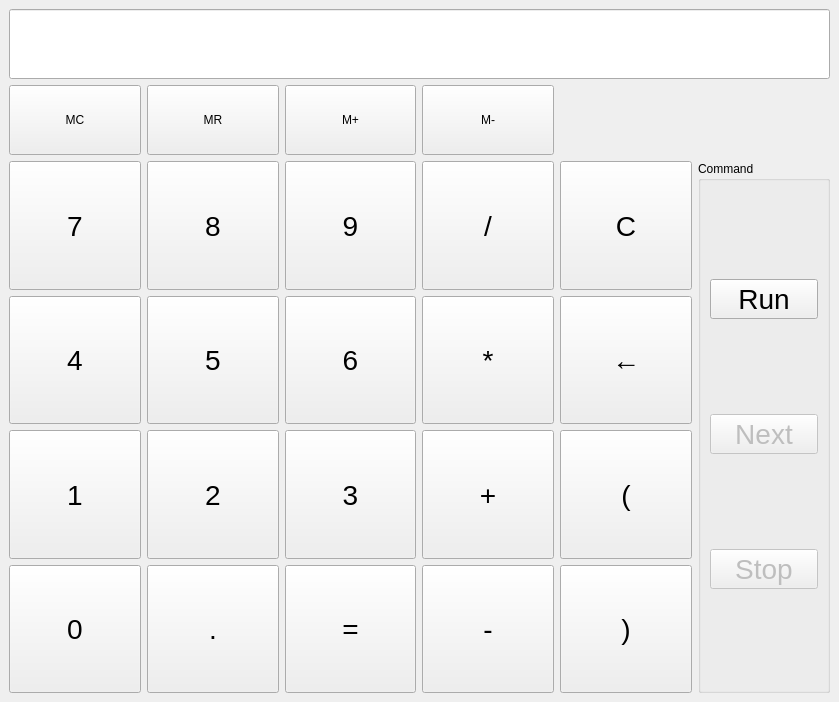
<?xml version="1.0" encoding="UTF-8"?>
<ui version="4.0">
 <class>MainWindow</class>
 <widget class="QMainWindow" name="MainWindow">
  <property name="geometry">
   <rect>
    <x>0</x>
    <y>0</y>
    <width>839</width>
    <height>702</height>
   </rect>
  </property>
  <property name="windowTitle">
   <string>MainWindow</string>
  </property>
  <widget class="QWidget" name="centralwidget">
   <layout class="QGridLayout" name="gridLayout">
    <item row="2" column="2">
     <widget class="QPushButton" name="d9">
      <property name="sizePolicy">
       <sizepolicy hsizetype="Minimum" vsizetype="Minimum">
        <horstretch>0</horstretch>
        <verstretch>0</verstretch>
       </sizepolicy>
      </property>
      <property name="styleSheet">
       <string notr="true">font-size: 28px;</string>
      </property>
      <property name="text">
       <string>9</string>
      </property>
     </widget>
    </item>
    <item row="3" column="0">
     <widget class="QPushButton" name="d4">
      <property name="sizePolicy">
       <sizepolicy hsizetype="Minimum" vsizetype="Minimum">
        <horstretch>0</horstretch>
        <verstretch>0</verstretch>
       </sizepolicy>
      </property>
      <property name="styleSheet">
       <string notr="true">font-size: 28px;</string>
      </property>
      <property name="text">
       <string>4</string>
      </property>
     </widget>
    </item>
    <item row="4" column="1">
     <widget class="QPushButton" name="d2">
      <property name="sizePolicy">
       <sizepolicy hsizetype="Minimum" vsizetype="Minimum">
        <horstretch>0</horstretch>
        <verstretch>0</verstretch>
       </sizepolicy>
      </property>
      <property name="styleSheet">
       <string notr="true">font-size: 28px;</string>
      </property>
      <property name="text">
       <string>2</string>
      </property>
     </widget>
    </item>
    <item row="0" column="0" colspan="6">
     <widget class="QLineEdit" name="result">
      <property name="minimumSize">
       <size>
        <width>0</width>
        <height>70</height>
       </size>
      </property>
      <property name="styleSheet">
       <string notr="true">font-size: 28px;</string>
      </property>
      <property name="readOnly">
       <bool>true</bool>
      </property>
     </widget>
    </item>
    <item row="5" column="0">
     <widget class="QPushButton" name="d0">
      <property name="sizePolicy">
       <sizepolicy hsizetype="Minimum" vsizetype="Minimum">
        <horstretch>0</horstretch>
        <verstretch>0</verstretch>
       </sizepolicy>
      </property>
      <property name="styleSheet">
       <string notr="true">font-size: 28px;</string>
      </property>
      <property name="text">
       <string>0</string>
      </property>
     </widget>
    </item>
    <item row="3" column="2">
     <widget class="QPushButton" name="d6">
      <property name="sizePolicy">
       <sizepolicy hsizetype="Minimum" vsizetype="Minimum">
        <horstretch>0</horstretch>
        <verstretch>0</verstretch>
       </sizepolicy>
      </property>
      <property name="styleSheet">
       <string notr="true">font-size: 28px;</string>
      </property>
      <property name="text">
       <string>6</string>
      </property>
     </widget>
    </item>
    <item row="5" column="1">
     <widget class="QPushButton" name="point">
      <property name="sizePolicy">
       <sizepolicy hsizetype="Minimum" vsizetype="Minimum">
        <horstretch>0</horstretch>
        <verstretch>0</verstretch>
       </sizepolicy>
      </property>
      <property name="styleSheet">
       <string notr="true">font-size: 28px;</string>
      </property>
      <property name="text">
       <string>.</string>
      </property>
     </widget>
    </item>
    <item row="2" column="1">
     <widget class="QPushButton" name="d8">
      <property name="sizePolicy">
       <sizepolicy hsizetype="Minimum" vsizetype="Minimum">
        <horstretch>0</horstretch>
        <verstretch>0</verstretch>
       </sizepolicy>
      </property>
      <property name="styleSheet">
       <string notr="true">font-size: 28px;</string>
      </property>
      <property name="text">
       <string>8</string>
      </property>
     </widget>
    </item>
    <item row="5" column="2">
     <widget class="QPushButton" name="equals">
      <property name="sizePolicy">
       <sizepolicy hsizetype="Minimum" vsizetype="Minimum">
        <horstretch>0</horstretch>
        <verstretch>0</verstretch>
       </sizepolicy>
      </property>
      <property name="styleSheet">
       <string notr="true">font-size: 28px;</string>
      </property>
      <property name="text">
       <string>=</string>
      </property>
     </widget>
    </item>
    <item row="5" column="4">
     <widget class="QPushButton" name="closeBracket">
      <property name="sizePolicy">
       <sizepolicy hsizetype="Minimum" vsizetype="Minimum">
        <horstretch>0</horstretch>
        <verstretch>0</verstretch>
       </sizepolicy>
      </property>
      <property name="styleSheet">
       <string notr="true">font-size: 28px;</string>
      </property>
      <property name="text">
       <string>)</string>
      </property>
     </widget>
    </item>
    <item row="2" column="5" rowspan="4">
     <widget class="QGroupBox" name="groupBox">
      <property name="sizePolicy">
       <sizepolicy hsizetype="Preferred" vsizetype="Minimum">
        <horstretch>0</horstretch>
        <verstretch>0</verstretch>
       </sizepolicy>
      </property>
      <property name="title">
       <string>Command</string>
      </property>
      <layout class="QGridLayout" name="gridLayout_2">
       <item row="1" column="0">
        <widget class="QPushButton" name="next">
         <property name="enabled">
          <bool>false</bool>
         </property>
         <property name="styleSheet">
          <string notr="true">font-size: 28px;</string>
         </property>
         <property name="text">
          <string>Next</string>
         </property>
        </widget>
       </item>
       <item row="0" column="0">
        <widget class="QPushButton" name="run">
         <property name="styleSheet">
          <string notr="true">font-size: 28px;</string>
         </property>
         <property name="text">
          <string>Run</string>
         </property>
        </widget>
       </item>
       <item row="2" column="0">
        <widget class="QPushButton" name="stop">
         <property name="enabled">
          <bool>false</bool>
         </property>
         <property name="styleSheet">
          <string notr="true">font-size: 28px;</string>
         </property>
         <property name="text">
          <string>Stop</string>
         </property>
        </widget>
       </item>
      </layout>
     </widget>
    </item>
    <item row="4" column="2">
     <widget class="QPushButton" name="d3">
      <property name="sizePolicy">
       <sizepolicy hsizetype="Minimum" vsizetype="Minimum">
        <horstretch>0</horstretch>
        <verstretch>0</verstretch>
       </sizepolicy>
      </property>
      <property name="styleSheet">
       <string notr="true">font-size: 28px;</string>
      </property>
      <property name="text">
       <string>3</string>
      </property>
     </widget>
    </item>
    <item row="2" column="0">
     <widget class="QPushButton" name="d7">
      <property name="sizePolicy">
       <sizepolicy hsizetype="Minimum" vsizetype="Minimum">
        <horstretch>0</horstretch>
        <verstretch>0</verstretch>
       </sizepolicy>
      </property>
      <property name="styleSheet">
       <string notr="true">font-size: 28px;</string>
      </property>
      <property name="text">
       <string>7</string>
      </property>
     </widget>
    </item>
    <item row="4" column="3">
     <widget class="QPushButton" name="add">
      <property name="sizePolicy">
       <sizepolicy hsizetype="Minimum" vsizetype="Minimum">
        <horstretch>0</horstretch>
        <verstretch>0</verstretch>
       </sizepolicy>
      </property>
      <property name="styleSheet">
       <string notr="true">font-size: 28px;</string>
      </property>
      <property name="text">
       <string>+</string>
      </property>
     </widget>
    </item>
    <item row="5" column="3">
     <widget class="QPushButton" name="minus">
      <property name="sizePolicy">
       <sizepolicy hsizetype="Minimum" vsizetype="Minimum">
        <horstretch>0</horstretch>
        <verstretch>0</verstretch>
       </sizepolicy>
      </property>
      <property name="styleSheet">
       <string notr="true">font-size: 28px;</string>
      </property>
      <property name="text">
       <string>-</string>
      </property>
     </widget>
    </item>
    <item row="3" column="4">
     <widget class="QPushButton" name="del">
      <property name="sizePolicy">
       <sizepolicy hsizetype="Minimum" vsizetype="Minimum">
        <horstretch>0</horstretch>
        <verstretch>0</verstretch>
       </sizepolicy>
      </property>
      <property name="styleSheet">
       <string notr="true">font-size: 28px;</string>
      </property>
      <property name="text">
       <string>←</string>
      </property>
     </widget>
    </item>
    <item row="2" column="3">
     <widget class="QPushButton" name="divide">
      <property name="sizePolicy">
       <sizepolicy hsizetype="Minimum" vsizetype="Minimum">
        <horstretch>0</horstretch>
        <verstretch>0</verstretch>
       </sizepolicy>
      </property>
      <property name="styleSheet">
       <string notr="true">font-size: 28px;</string>
      </property>
      <property name="text">
       <string>/</string>
      </property>
     </widget>
    </item>
    <item row="3" column="3">
     <widget class="QPushButton" name="multiply">
      <property name="sizePolicy">
       <sizepolicy hsizetype="Minimum" vsizetype="Minimum">
        <horstretch>0</horstretch>
        <verstretch>0</verstretch>
       </sizepolicy>
      </property>
      <property name="styleSheet">
       <string notr="true">font-size: 28px;</string>
      </property>
      <property name="text">
       <string>*</string>
      </property>
     </widget>
    </item>
    <item row="4" column="0">
     <widget class="QPushButton" name="d1">
      <property name="sizePolicy">
       <sizepolicy hsizetype="Minimum" vsizetype="Minimum">
        <horstretch>0</horstretch>
        <verstretch>0</verstretch>
       </sizepolicy>
      </property>
      <property name="styleSheet">
       <string notr="true">font-size: 28px;</string>
      </property>
      <property name="text">
       <string>1</string>
      </property>
     </widget>
    </item>
    <item row="3" column="1">
     <widget class="QPushButton" name="d5">
      <property name="sizePolicy">
       <sizepolicy hsizetype="Minimum" vsizetype="Minimum">
        <horstretch>0</horstretch>
        <verstretch>0</verstretch>
       </sizepolicy>
      </property>
      <property name="styleSheet">
       <string notr="true">font-size: 28px;</string>
      </property>
      <property name="text">
       <string>5</string>
      </property>
     </widget>
    </item>
    <item row="2" column="4">
     <widget class="QPushButton" name="clear">
      <property name="sizePolicy">
       <sizepolicy hsizetype="Minimum" vsizetype="Minimum">
        <horstretch>0</horstretch>
        <verstretch>0</verstretch>
       </sizepolicy>
      </property>
      <property name="styleSheet">
       <string notr="true">font-size: 28px;</string>
      </property>
      <property name="text">
       <string>C</string>
      </property>
     </widget>
    </item>
    <item row="4" column="4">
     <widget class="QPushButton" name="openBracket">
      <property name="sizePolicy">
       <sizepolicy hsizetype="Minimum" vsizetype="Minimum">
        <horstretch>0</horstretch>
        <verstretch>0</verstretch>
       </sizepolicy>
      </property>
      <property name="styleSheet">
       <string notr="true">font-size: 28px;</string>
      </property>
      <property name="text">
       <string>(</string>
      </property>
     </widget>
    </item>
    <item row="1" column="0">
     <widget class="QPushButton" name="mc">
      <property name="sizePolicy">
       <sizepolicy hsizetype="Minimum" vsizetype="Minimum">
        <horstretch>0</horstretch>
        <verstretch>0</verstretch>
       </sizepolicy>
      </property>
      <property name="maximumSize">
       <size>
        <width>16777215</width>
        <height>70</height>
       </size>
      </property>
      <property name="text">
       <string>MC</string>
      </property>
     </widget>
    </item>
    <item row="1" column="1">
     <widget class="QPushButton" name="mr">
      <property name="sizePolicy">
       <sizepolicy hsizetype="Minimum" vsizetype="Minimum">
        <horstretch>0</horstretch>
        <verstretch>0</verstretch>
       </sizepolicy>
      </property>
      <property name="text">
       <string>MR</string>
      </property>
     </widget>
    </item>
    <item row="1" column="2">
     <widget class="QPushButton" name="mp">
      <property name="sizePolicy">
       <sizepolicy hsizetype="Minimum" vsizetype="Minimum">
        <horstretch>0</horstretch>
        <verstretch>0</verstretch>
       </sizepolicy>
      </property>
      <property name="text">
       <string>M+</string>
      </property>
     </widget>
    </item>
    <item row="1" column="3">
     <widget class="QPushButton" name="mm">
      <property name="sizePolicy">
       <sizepolicy hsizetype="Minimum" vsizetype="Minimum">
        <horstretch>0</horstretch>
        <verstretch>0</verstretch>
       </sizepolicy>
      </property>
      <property name="text">
       <string>M-</string>
      </property>
     </widget>
    </item>
   </layout>
  </widget>
 </widget>
 <resources/>
 <connections/>
</ui>
